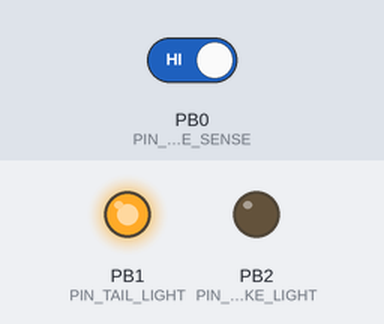
Bench run of a sketch on a simulated ATtiny85, built with avr-gcc and run on an emulated ATtiny85. Parts: output pins drawn as LEDs (lit = HIGH). The inputs (shaded band) are chosen by the test bench; at power-on: PB0 (PIN_BRAKE_SENSE) HIGH. Pins used as bus, display or sensor lines are not drawn.

Above: at 1.2 s.
1.3 s: PB0 (PIN_BRAKE_SENSE) driven LOW
At 2.5 s:
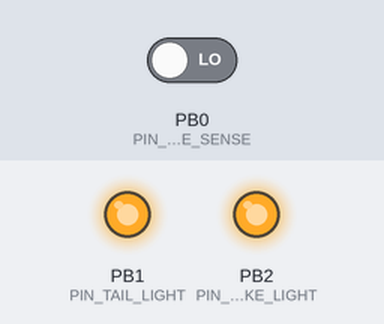
2.8 s: PB0 (PIN_BRAKE_SENSE) driven HIGH
At 3.8 s:
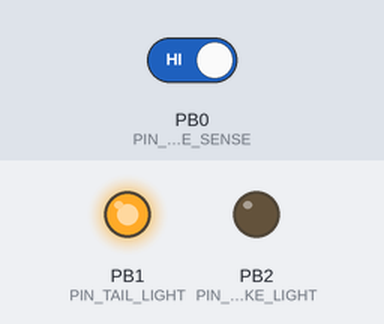
Timing chart, 0 to 5.8 s (numbered marks = the images above; inputs shaded):
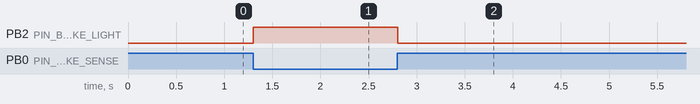

Measured:
- after the input at 1.3 s, PB2 (PIN_BRAKE_LIGHT): LOW → HIGH at once
- after the input at 2.8 s, PB2 (PIN_BRAKE_LIGHT): HIGH → LOW at once

The sketch:

code.ino
```cpp
// Pin assignments                Digispark silkscreen labels
const int PIN_BRAKE_SENSE = PB0; // brake input (LOW = engaged)
const int PIN_LED         = PB1;
const int PIN_TAIL_LIGHT  = PB1; // tail light output
const int PIN_BRAKE_LIGHT = PB2; // brake light output
const int PIN_POWER       = PB4; // power control


// TESTING
/*
void setup() {
  pinMode(PIN_BRAKE_SENSE, INPUT);
  pinMode(PIN_TAIL_LIGHT, OUTPUT);
  pinMode(PIN_BRAKE_LIGHT, OUTPUT);
  pinMode(PIN_POWER, OUTPUT);

  digitalWrite(PIN_POWER, HIGH);
}

void loop() {
  static int counter = 0;
  counter++;
  if (counter > 30) digitalWrite(PIN_POWER, LOW);

  bool braking = (digitalRead(PIN_BRAKE_SENSE) == LOW);
  pinMode(PIN_BRAKE_LIGHT, braking);

  delay(1500);
}
*/

// DESIRED BRAKE PROGRAM

// Timing
const unsigned long POLL_INTERVAL_MS = 20; // 50Hz
const unsigned long BRAKE_TIMEOUT_MS = 60000UL; // 1 minute
unsigned long shutDownTime = 0;

void setup() {
 shutDownTime = millis() + BRAKE_TIMEOUT_MS;

 pinMode(PIN_TAIL_LIGHT,  OUTPUT);
 pinMode(PIN_BRAKE_LIGHT, OUTPUT);
 pinMode(PIN_BRAKE_SENSE, INPUT);
 pinMode(PIN_POWER,       OUTPUT);

 // Set initial lights and toggle power state
 digitalWrite(PIN_TAIL_LIGHT, HIGH);
 digitalWrite(PIN_BRAKE_LIGHT, LOW);
 digitalWrite(PIN_POWER, HIGH);
}


void loop() {
  bool braking = (digitalRead(PIN_BRAKE_SENSE) == LOW);

  // update the brake light
  digitalWrite(PIN_BRAKE_LIGHT, braking);

  // system has been shut off (or break engaged for too long)
  if (braking && millis() > shutDownTime) {
    digitalWrite(PIN_POWER, LOW);
  }

  // brake released, delay the system shutoff
  if (!braking) {
    shutDownTime = millis() + BRAKE_TIMEOUT_MS;
  }

  delay(POLL_INTERVAL_MS);
}
```
